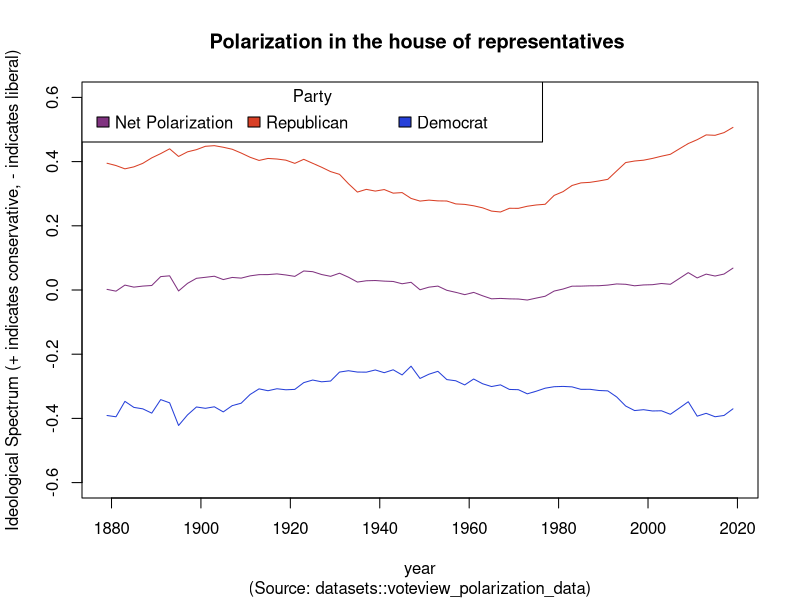

R code for this plot:
data <- read.csv("data/polarization.csv")

library(tidyverse)

house_data <- data[which(data$chamber == "House"), ]

house_data %>% 
  plot(
    ((rep.mean.d1+dem.mean.d1)/2) ~ year,
    data = . ,
    main = "Polarization in the house of representatives ",
    sub  = "(Source: datasets::voteview_polarization_data)",
    ylab = "Ideological Spectrum (+ indicates conservative, - indicates liberal)",
    type = "l",
    col = rgb(0.5, 0.2, 0.5),
    ylim=range(c(-0.6, 0.6))
  )

par(new = TRUE)

house_data %>% 
  plot(
    rep.mean.d1 ~ year,
    data = . ,
    axes = F,
    ylab = "",
    xlab = "",
    type = "l",
    col = rgb(0.85, 0.25, 0.15),
    ylim=range(c(-0.6, 0.6))
  )

par(new = TRUE)

house_data %>% 
  plot(
    dem.mean.d1 ~ year,
    data = . ,
    axes = F,
    ylab = "",
    xlab = "",
    type = "l",
    col = rgb(0.15, 0.25, 0.85),
    ylim=range(c(-0.6, 0.6))
  )


legend(
    "topleft", 
    title="Party",
    c("Net Polarization","Republican","Democrat"), 
    fill=c(rgb(0.5, 0.2, 0.5), rgb(0.85, 0.25, 0.15), rgb(0.15, 0.25, 0.85)), 
    horiz=TRUE,
    x.intersp = 0.4
)
